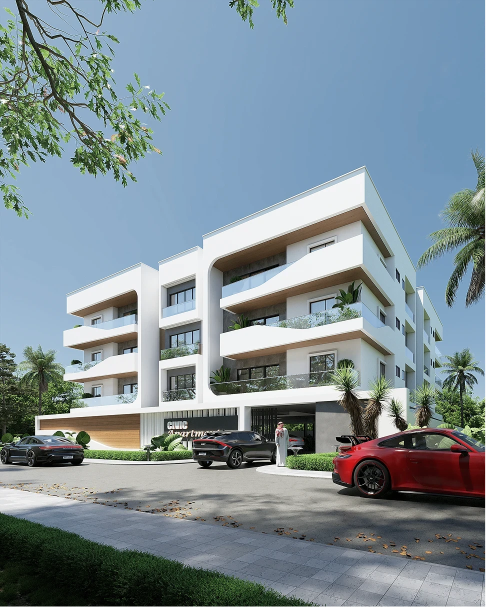
#> input picture motion/civic-apartment/assets/renders/street-view.webp, 971 x 1214 px (shown at 1/2 size)
$ python separate_layers.py
#> lines starting #> are read from the running program, lines starting #| are printed output that depends on the picture; after the words box and inside, x2 and y2 are one past the last pixel; in counts of white or black regions, pixels touching at a corner belong together
#> in main, src is the input picture: shape (1214, 971, 4); mean R, G, B, A 125.7, 141.2, 148.6, 254.6
#!/usr/bin/env python3
"""Split the street-view render into three parallax layers for scene 3.

  sky.png    RGB   a smooth sky plate fitted to the clear sky, full source size
  mid.png    RGBA  the source pixels, untouched; alpha 0 on clear sky and
                   behind the front foliage, soft only on the thin matte edge
  front.png  RGBA  the overhanging branch and the leaf tips at the top edge

The building is never altered: mid.png keeps every source RGB value, and
its alpha is 255 on everything that is not clear sky or front foliage.
The front layer only holds foliage that sits over sky, so moving it reveals
the sky plate, never invented building pixels.

  python3 tools/separate_layers.py [--preview DIR]

Prints the fit error and the verification numbers. With --preview it also
writes inspection images into DIR.
"""
import argparse
import sys
from pathlib import Path

import numpy as np
from PIL import Image
from scipy import ndimage as ndi

ROOT = Path(__file__).resolve().parent.parent
SRC = ROOT / 'assets/renders/street-view.webp'
OUT = ROOT / 'assets/renders/street-view-layers'

# Sky model: a cubic polynomial per channel in x and y, plus fourth and
# fifth powers of y alone for the haze that lightens toward the horizon.
SKY_DEG = 3
SKY_EXTRA_Y = (4, 5)
# The sky is never seen below its lowest seed row, so the plate eases into
# the horizon colour over this many rows instead of extrapolating.
HORIZON_EASE = 40

# Key thresholds on the distance from the sky model, in 8-bit RGB units.
# The fit error on clear sky is about 1.7 rms (as an RGB distance) with
# rare compression specks near 10, so below T0 is sky, above T1 is solid
# content, and the band between is the anti-aliased matte edge.
T0 = 7.0
T1 = 14.0
# The soft edge reaches at most this many pixels out from solid content,
# which takes in the render's own sharpening halo along edges.
EDGE_REACH = 3
# Pixels less blue than the sky by this much count against being sky,
# because the building is near-white and grey while the sky is blue.
CHROMA_WEIGHT = 1.5

# Building guard: a wall run must be this tall, and gaps in the top edge up
# to this many columns wide are bridged. The roof starts at about 27% of
# the height; above WALL_MIN_Y there is only branch and sky, so a pale
# blossom up there can never start a run.
WALL_RUN = 10
WALL_BRIDGE = 7
WALL_MIN_Y = 0.2

# Sky may touch the left and right image edges above this row; lower down
# the edges are ground and hedges.
SIDE_SKY_LIMIT = 0.68

# A front component must lie entirely above this fraction of the height.
FRONT_MAX_Y = 0.46
# Detached leaves this close to the branch belong to it.
FRONT_ATTACH = 24
# Foliage at least this far from the sky colour, with neighbours that are
# too, is fully opaque.
FRONT_SOLID = 40.0

# Parallax test from the scene 3 brief: scale about the image centre.
TEST_SCALES = {'sky': 1.00, 'mid': 1.03, 'front': 1.07}


def ramp(x, lo, hi):
  return np.clip((x - lo) / (hi - lo), 0.0, 1.0)


def local_std(img, size=5):
  out = []
  for c in range(img.shape[2]):
    ch = img[..., c]
    m = ndi.uniform_filter(ch, size)
    m2 = ndi.uniform_filter(ch * ch, size)
    out.append(np.sqrt(np.maximum(m2 - m * m, 0.0)))
  return np.maximum.reduce(out)


def border_seeds(shape):
  """Top row, plus the side columns down to SIDE_SKY_LIMIT."""
  h, w = shape
  seeds = np.zeros(shape, bool)
  seeds[0] = True
  side = int(h * SIDE_SKY_LIMIT)
  seeds[:side, 0] = True
  seeds[:side, w - 1] = True
  return seeds


def connected_to(mask, seeds, structure=None):
  lab, _ = ndi.label(mask, structure=structure)
  ids = np.unique(lab[seeds & (lab > 0)])
  return np.isin(lab, ids[ids > 0])


def poly_basis(u, v, deg):
  return np.stack([u ** i * v ** j for i in range(deg + 1) for j in range(deg + 1 - i)], -1)


def ease_rows(y, y_low, k):
  """Row coordinate for the sky model: unchanged above y_low - k, then
  eased flat so it reaches y_low at y_low + k with zero slope."""
  y = y.astype(np.float64)
  out = y.copy()
  band = (y > y_low - k) & (y < y_low + k)
  out[band] = y[band] - (y[band] - (y_low - k)) ** 2 / (4 * k)
  out[y >= y_low + k] = y_low
  return out


def fit_sky(rgb, seed):
  """Robust least-squares polynomial fit to the seed pixels."""
  h, w = seed.shape
  yy, xx = np.mgrid[0:h, 0:w]
  y_low = int(yy[seed].max()) + HORIZON_EASE // 2
  u = xx / (w - 1) * 2 - 1
  v = ease_rows(yy, y_low, HORIZON_EASE) / (h - 1) * 2 - 1
  basis = np.concatenate([poly_basis(u, v, SKY_DEG)] + [v[..., None] ** p for p in SKY_EXTRA_Y], -1)
  use = seed.copy()
  for _ in range(5):
    coef = np.linalg.lstsq(basis[use], rgb[use], rcond=None)[0]
    model = basis @ coef
    err = np.sqrt(((rgb - model) ** 2).sum(-1))
    rms = np.sqrt(np.mean(err[use] ** 2))
    # Drop outliers (contaminated edge pixels, specks) and refit.
    use = seed & (err < 3 * rms + 1)
  return model, use, y_low


def building_guard(rgb, dkey):
  """Everything below the building's top edge, column by column.

  Sky seen through or under the building (open balcony ends, glass
  balustrades with sky behind them) belongs to the building and stays in
  mid. The top edge is the first pixel of a tall run of smooth, bright,
  non-sky wall. Palm fronds are textured and their highlights short, so
  they never start a run.
  """
  h, w = dkey.shape
  wall_px = (dkey > 2 * T1) & (rgb.mean(-1) > 140) & (local_std(rgb, 7) < 6)
  wall = wall_px.copy()
  for k in range(1, WALL_RUN):
    wall &= np.roll(wall_px, -k, 0)
  wall[-WALL_RUN:] = False
  wall[: int(h * WALL_MIN_Y)] = False
  top = np.where(wall.any(0), wall.argmax(0), h)
  # Bridge narrow columns with no wall run (the corner where two faces
  # meet, a recessed joint): such a column is covered from the lower of
  # its two neighbours' tops, so a notch of real sky above stays sky.
  left = ndi.minimum_filter1d(top, WALL_BRIDGE, origin=WALL_BRIDGE // 2, mode='nearest')
  right = ndi.minimum_filter1d(top, WALL_BRIDGE, origin=-(WALL_BRIDGE // 2), mode='nearest')
  top = np.minimum(top, np.maximum(left, right))
  yy = np.arange(h)[:, None]
  return yy >= top[None, :], top


def separate(src):
  h, w = src.shape[:2]
  rgb = src[..., :3].astype(np.float64)
  # The source's last column (alpha 32, darkened) and last row (alpha 0)
  # are a resampling edge. Key with copies of their neighbours; the output
  # RGB still keeps the source values.
  key = rgb.copy()
  key[:, w - 1] = key[:, w - 2]
  key[h - 1] = key[h - 2]
  r, g, b = key[..., 0], key[..., 1], key[..., 2]
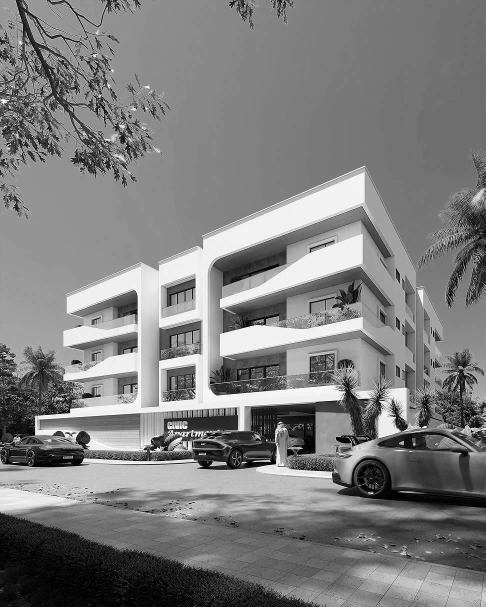
#> r: shape (1214, 971) float64 (shown at 1/2 size); min 0, max 255, mean 125.7
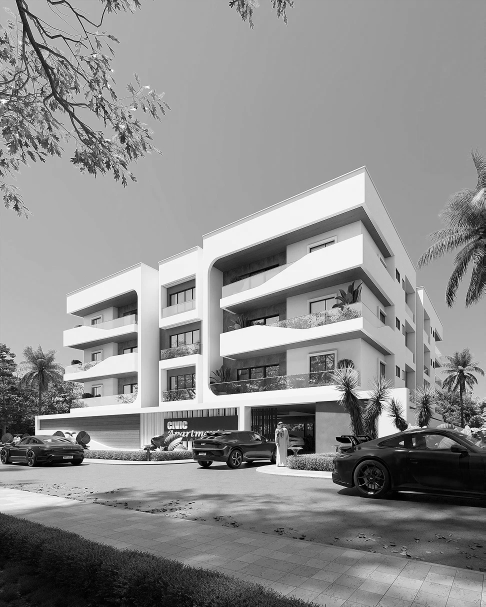
#> g: shape (1214, 971) float64 (shown at 1/2 size); min 0, max 255, mean 141.2
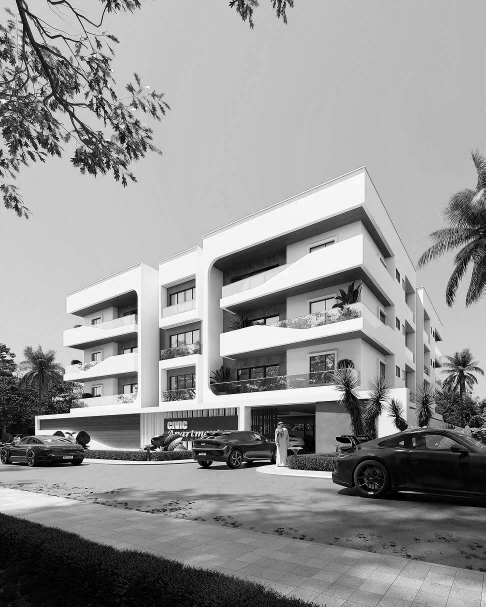
#> b: shape (1214, 971) float64 (shown at 1/2 size); min 0, max 255, mean 148.6
  seeds = border_seeds((h, w))

  # 1. Seed: smooth, clearly blue pixels connected to the open sky.
  blue = (b - r > 25) & (b >= g) & (g >= r - 5)
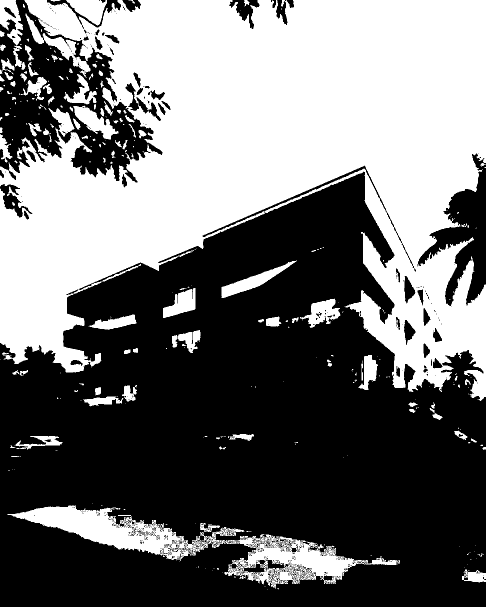
#> blue: shape (1214, 971) bool (shown at 1/2 size); 44.4% white; 296 white regions (184 under 20 px), largest, box (x1, y1, x2, y2) and area: (0, 0, 971, 802) 454977, (14, 1011, 800, 1177) 31597, (51, 27, 181, 156) 2923
  seed = connected_to(blue & (local_std(key) < 4), seeds)
#> the loop in local_std, `for c in range(img.shape[2]):` made 3 passes
#> pass 1, in local_std, `m2 = ndi.uniform_filter(ch * ch, size)`:
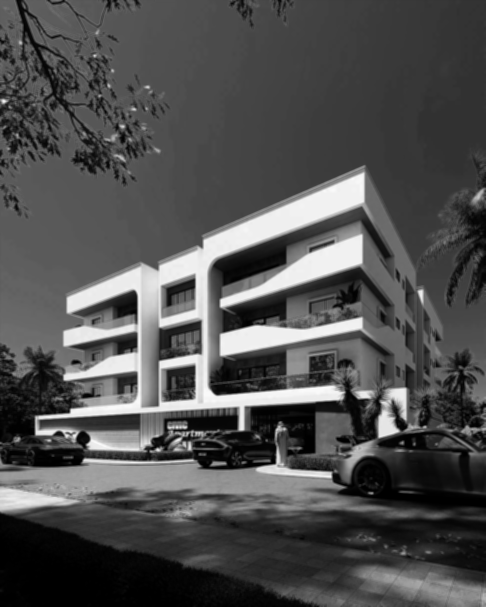
#> m2: shape (1214, 971) float64 (shown at 1/2 size); min -2.6e-13, max 61773.5, mean 19315; drawn with min black and max white
#> pass 2, in local_std, `m2 = ndi.uniform_filter(ch * ch, size)`:
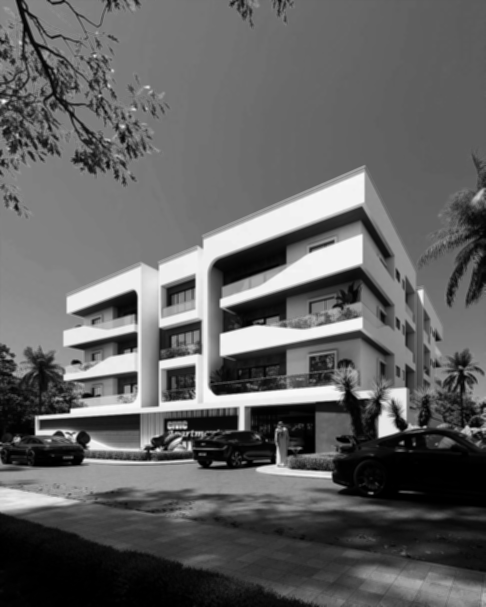
#> m2: shape (1214, 971) float64 (shown at 1/2 size); min 0.44, max 62229.3, mean 23819.6; drawn with min black and max white
#> after the loop in local_std, `for c in range(img.shape[2]):`: out = 3 items
#> (the rest of the program and of its run is left out)
